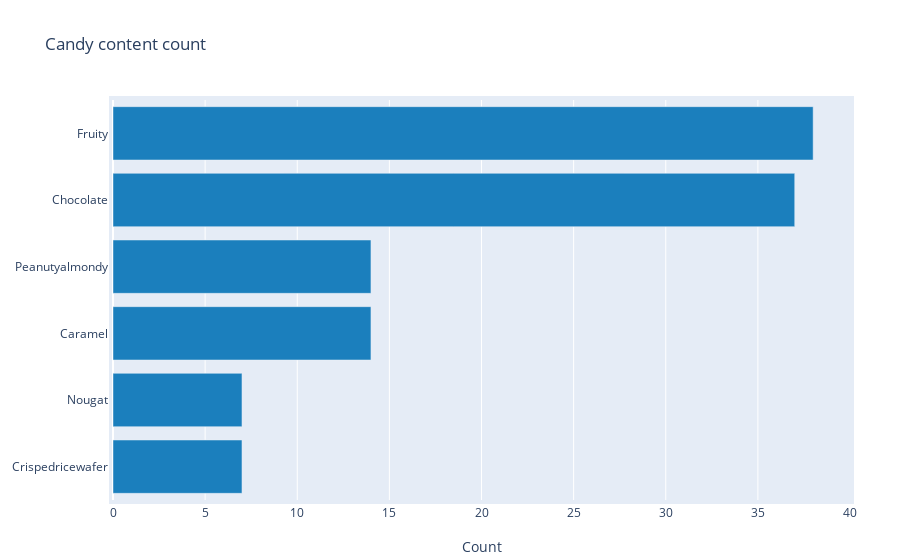

Notebook code cell kept with this figure:
### Markdown cell above
## 1.3. Candies count on the basis of content

### Code cell
def candy_content_count():
    x=[df.chocolate.sum(), df.fruity.sum(), df.caramel.sum(), df.peanutyalmondy.sum(), 
       df.nougat.sum(), df.crispedricewafer.sum()]
    y=['Chocolate', 'Fruity', 'Caramel', 'Peanutyalmondy', 'Nougat', 'Crispedricewafer']
    sortx = sorted(x)
    sorty = [y for _,y in sorted(zip(x,y))]
    data = [go.Bar(
            x=sortx,
            y=sorty,
            orientation = 'h',
        marker=dict(color='#1b7fbd')
            )]
    layout = go.Layout(
        margin=go.layout.Margin(l=100, r=50, b=60, t=100, pad=4),
        title= 'Candy content count',
        xaxis=dict(
            title='Count'        
        )
    )

    fig = go.Figure(data=data, layout=layout)
    return(fig)

py.offline.iplot(candy_content_count())

### Figure 1 — Plotly figure (JSON) as saved in the notebook; plotly's stock layout.template omitted (floating-point values rounded to 4 significant figures)
{"data": [{"marker": {"color": "#1b7fbd"}, "orientation": "h", "type": "bar", "x": [7, 7, 14, 14, 37, 38], "y": ["Crispedricewafer", "Nougat", "Caramel", "Peanutyalmondy", "Chocolate", "Fruity"]}], "layout": {"margin": {"b": 60, "l": 100, "pad": 4, "r": 50, "t": 100}, "title": {"text": "Candy content count"}, "xaxis": {"title": {"text": "Count"}}}}
